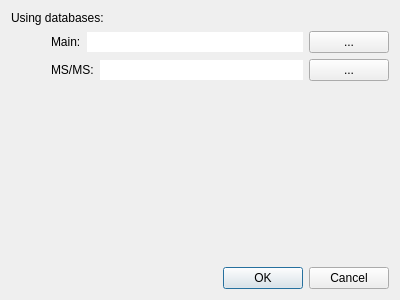
<?xml version="1.0" encoding="UTF-8"?>
<ui version="4.0">
 <class>DialogConfig</class>
 <widget class="QDialog" name="DialogConfig">
  <property name="geometry">
   <rect>
    <x>0</x>
    <y>0</y>
    <width>400</width>
    <height>300</height>
   </rect>
  </property>
  <property name="windowTitle">
   <string>Dialog</string>
  </property>
  <layout class="QVBoxLayout" name="verticalLayout">
   <item>
    <layout class="QVBoxLayout" name="frameDatabase">
     <item>
      <widget class="QLabel" name="label">
       <property name="text">
        <string>Using databases:</string>
       </property>
      </widget>
     </item>
     <item>
      <layout class="QHBoxLayout" name="horizontalLayout_2">
       <item>
        <spacer name="horizontalSpacer">
         <property name="orientation">
          <enum>Qt::Horizontal</enum>
         </property>
         <property name="sizeType">
          <enum>QSizePolicy::Fixed</enum>
         </property>
         <property name="sizeHint" stdset="0">
          <size>
           <width>40</width>
           <height>20</height>
          </size>
         </property>
        </spacer>
       </item>
       <item>
        <widget class="QLabel" name="labelMainDatabase">
         <property name="text">
          <string>Main:</string>
         </property>
        </widget>
       </item>
       <item>
        <widget class="QLineEdit" name="textMainDatabase">
         <property name="frame">
          <bool>false</bool>
         </property>
         <property name="readOnly">
          <bool>true</bool>
         </property>
        </widget>
       </item>
       <item>
        <widget class="QPushButton" name="buttonSetMainDatabase">
         <property name="text">
          <string notr="true">...</string>
         </property>
        </widget>
       </item>
      </layout>
     </item>
     <item>
      <layout class="QHBoxLayout" name="horizontalLayout_3">
       <item>
        <spacer name="horizontalSpacer_2">
         <property name="orientation">
          <enum>Qt::Horizontal</enum>
         </property>
         <property name="sizeType">
          <enum>QSizePolicy::Fixed</enum>
         </property>
         <property name="sizeHint" stdset="0">
          <size>
           <width>40</width>
           <height>20</height>
          </size>
         </property>
        </spacer>
       </item>
       <item>
        <widget class="QLabel" name="labelMSMSDatabase">
         <property name="text">
          <string>MS/MS:</string>
         </property>
        </widget>
       </item>
       <item>
        <widget class="QLineEdit" name="textMSMSDatabase">
         <property name="frame">
          <bool>false</bool>
         </property>
         <property name="readOnly">
          <bool>true</bool>
         </property>
        </widget>
       </item>
       <item>
        <widget class="QPushButton" name="buttonSetMSMSDatabase">
         <property name="text">
          <string notr="true">...</string>
         </property>
        </widget>
       </item>
      </layout>
     </item>
    </layout>
   </item>
   <item>
    <spacer name="verticalSpacer">
     <property name="orientation">
      <enum>Qt::Vertical</enum>
     </property>
     <property name="sizeHint" stdset="0">
      <size>
       <width>20</width>
       <height>40</height>
      </size>
     </property>
    </spacer>
   </item>
   <item>
    <widget class="QDialogButtonBox" name="buttonBox">
     <property name="orientation">
      <enum>Qt::Horizontal</enum>
     </property>
     <property name="standardButtons">
      <set>QDialogButtonBox::Cancel|QDialogButtonBox::Ok</set>
     </property>
    </widget>
   </item>
  </layout>
 </widget>
 <resources/>
 <connections>
  <connection>
   <sender>buttonBox</sender>
   <signal>accepted()</signal>
   <receiver>DialogConfig</receiver>
   <slot>accept()</slot>
   <hints>
    <hint type="sourcelabel">
     <x>248</x>
     <y>254</y>
    </hint>
    <hint type="destinationlabel">
     <x>157</x>
     <y>274</y>
    </hint>
   </hints>
  </connection>
  <connection>
   <sender>buttonBox</sender>
   <signal>rejected()</signal>
   <receiver>DialogConfig</receiver>
   <slot>reject()</slot>
   <hints>
    <hint type="sourcelabel">
     <x>316</x>
     <y>260</y>
    </hint>
    <hint type="destinationlabel">
     <x>286</x>
     <y>274</y>
    </hint>
   </hints>
  </connection>
 </connections>
</ui>
